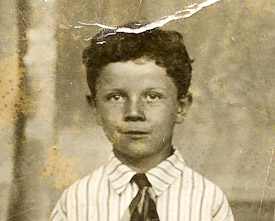
#> input picture images/img1.png, 275 x 221 px
$ python inpainting.py
#> lines starting #> are read from the running program, lines starting #| are printed output that depends on the picture
# inpainting 오래된 사진에서 작은 노이즈를 제거 하는 방법

# 노이즈 부분을 주변 픽셀들로 대체 -> 주변부처럼 자연스레 보이도록 하는 것

'''
    basic
    이미지 인페인팅 : 노이즈 부분을 주변 픽셀들로 대체하여 주변부처럼 자연스레 보이도록 하는 것

    cv2.inpaint()로 구현 가능

'''

import cv2
import numpy as np

noise_img = cv2.imread('./images/img1.png')
#> noise_img is the input picture: shape (221, 275, 3); mean B, G, R 121.2, 157.3, 172.8
noise_img = cv2.resize(noise_img, (480, 480))
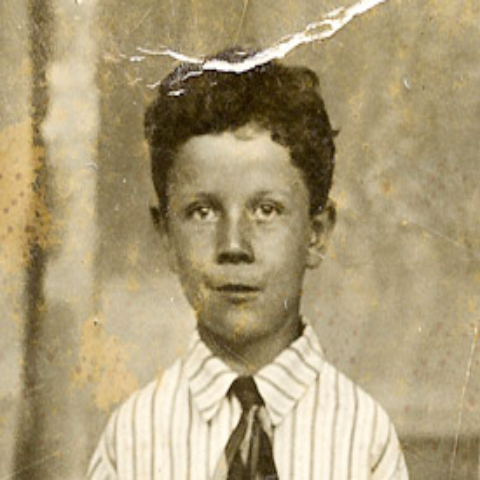
#> noise_img: shape (480, 480, 3); mean B, G, R 121.1, 157.2, 172.7
noise = cv2.imread('./images/img2.png')
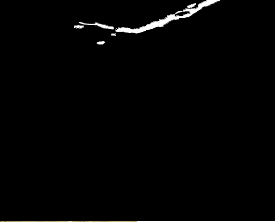
#> input picture images/img2.png, 275 x 222 px
#> noise is the input picture: shape (222, 275, 3); mean B, G, R 3.7, 3.8, 3.8

noise = cv2.cvtColor(noise, cv2.COLOR_BGR2GRAY)
#> noise: shape (222, 275)
noise = cv2.resize(noise, (480, 480))
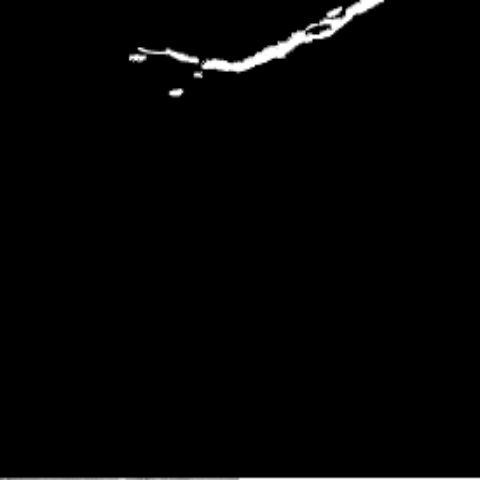
#> noise: shape (480, 480); min 0, max 255, mean 3.8

dst = cv2.inpaint(noise_img, noise, 3, cv2.INPAINT_NS)

cv2.imshow('normal', noise_img)
cv2.imshow('noise', noise)
cv2.imshow('inpaint', dst)
cv2.waitKey(0)
cv2.destroyAllWindows()
